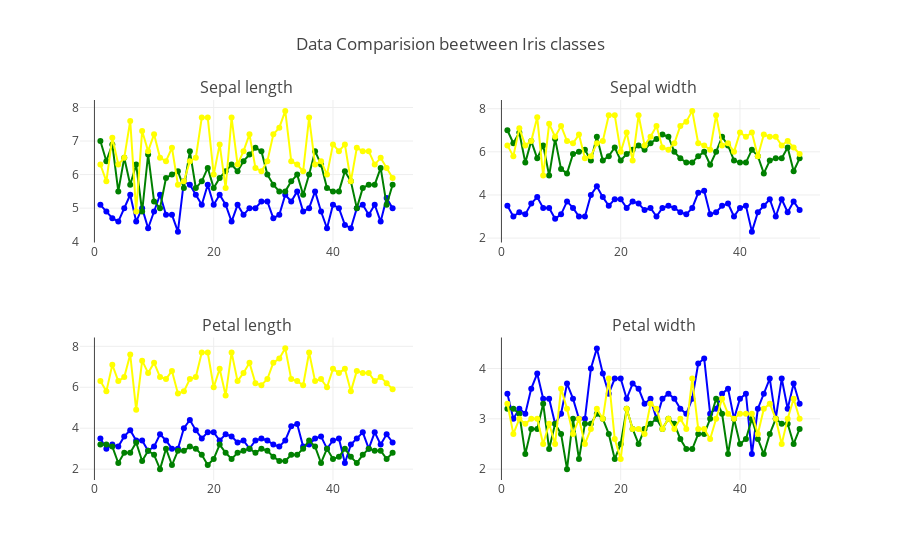

The cell this chart's notebook holds for it:
### Markdown cell above
## Data Visualisation

### Code cell
traces = []
colors = ["blue", "green", "yellow"]
for counter, col in enumerate(columns[:-1]):
    for i, color in zip(range(0, 150, 50), colors):
        traces.append(
            go.Scatter(
                x=np.linspace(1, 50),
                y=dataframe[i:i+50][col],
                legendgroup=dataframe.iloc[i]["Class"],
                name=dataframe.iloc[i]["Class"],
                mode="lines+markers",
                line=dict(
                    color=color
                ),
                showlegend=False
            )
        )

fig = tools.make_subplots(rows=2, cols=2, subplot_titles=columns[:-1])
coords = (
    (1, 1),
    (1, 2),
    (2, 1),
    (2, 2)
)
for cord, i in zip(coords, range(4)):
    for c in range(3):
        fig.append_trace(traces[i + c], cord[0], cord[1])
# dir(fig.layout)
fig['layout'].update(
    title='Data Comparision beetween Iris classes',
)
pyo.iplot(fig, filename='make-subplots-multiple-with-titles')

### Figure 1 — Plotly figure (JSON) as saved in the notebook; plotly's stock layout.template omitted (floating-point values rounded to 4 significant figures)
{"data": [{"legendgroup": "Iris-setosa", "line": {"color": "blue"}, "mode": "lines+markers", "name": "Iris-setosa", "showlegend": false, "type": "scatter", "uid": "7c136618-f98c-4602-8e0d-84b39b909f71", "x": [1, 2, 3, 4, 5, 6, 7, 8, 9, 10, 11, 12, 13, 14, 15, 16, 17, 18, 19, 20, 21, 22, 23, 24, 25, 26, 27, 28, 29, 30, 31, 32, 33, 34, 35, 36, 37, 38, 39, 40, 41, 42, 43, 44, 45, 46, 47, 48, 49, 50], "xaxis": "x", "y": [5.1, 4.9, 4.7, 4.6, 5, 5.4, 4.6, 5, 4.4, 4.9, 5.4, 4.8, 4.8, 4.3, 5.8, 5.7, 5.4, 5.1, 5.7, 5.1, 5.4, 5.1, 4.6, 5.1, 4.8, 5, 5, 5.2, 5.2, 4.7, 4.8, 5.4, 5.2, 5.5, 4.9, 5, 5.5, 4.9, 4.4, 5.1, 5, 4.5, 4.4, 5, 5.1, 4.8, 5.1, 4.6, 5.3, 5], "yaxis": "y"}, {"legendgroup": "Iris-versicolor", "line": {"color": "green"}, "mode": "lines+markers", "name": "Iris-versicolor", "showlegend": false, "type": "scatter", "uid": "99b386e2-9c5e-4243-a24f-88e592ec25a0", "x": [1, 2, 3, 4, 5, 6, 7, 8, 9, 10, 11, 12, 13, 14, 15, 16, 17, 18, 19, 20, 21, 22, 23, 24, 25, 26, 27, 28, 29, 30, 31, 32, 33, 34, 35, 36, 37, 38, 39, 40, 41, 42, 43, 44, 45, 46, 47, 48, 49, 50], "xaxis": "x", "y": [7, 6.4, 6.9, 5.5, 6.5, 5.7, 6.3, 4.9, 6.6, 5.2, 5, 5.9, 6, 6.1, 5.6, 6.7, 5.6, 5.8, 6.2, 5.6, 5.9, 6.1, 6.3, 6.1, 6.4, 6.6, 6.8, 6.7, 6, 5.7, 5.5, 5.5, 5.8, 6, 5.4, 6, 6.7, 6.3, 5.6, 5.5, 5.5, 6.1, 5.8, 5, 5.6, 5.7, 5.7, 6.2, 5.1, 5.7], "yaxis": "y"}, {"legendgroup": "Iris-virginica", "line": {"color": "yellow"}, "mode": "lines+markers", "name": "Iris-virginica", "showlegend": false, "type": "scatter", "uid": "00b6408e-6dff-4b11-859c-c3ef64c8a908", "x": [1, 2, 3, 4, 5, 6, 7, 8, 9, 10, 11, 12, 13, 14, 15, 16, 17, 18, 19, 20, 21, 22, 23, 24, 25, 26, 27, 28, 29, 30, 31, 32, 33, 34, 35, 36, 37, 38, 39, 40, 41, 42, 43, 44, 45, 46, 47, 48, 49, 50], "xaxis": "x", "y": [6.3, 5.8, 7.1, 6.3, 6.5, 7.6, 4.9, 7.3, 6.7, 7.2, 6.5, 6.4, 6.8, 5.7, 5.8, 6.4, 6.5, 7.7, 7.7, 6, 6.9, 5.6, 7.7, 6.3, 6.7, 7.2, 6.2, 6.1, 6.4, 7.2, 7.4, 7.9, 6.4, 6.3, 6.1, 7.7, 6.3, 6.4, 6, 6.9, 6.7, 6.9, 5.8, 6.8, 6.7, 6.7, 6.3, 6.5, 6.2, 5.9], "yaxis": "y"}, {"legendgroup": "Iris-versicolor", "line": {"color": "green"}, "mode": "lines+markers", "name": "Iris-versicolor", "showlegend": false, "type": "scatter", "uid": "5ecdafd9-8753-4993-8bac-a4354ad15e7a", "x": [1, 2, 3, 4, 5, 6, 7, 8, 9, 10, 11, 12, 13, 14, 15, 16, 17, 18, 19, 20, 21, 22, 23, 24, 25, 26, 27, 28, 29, 30, 31, 32, 33, 34, 35, 36, 37, 38, 39, 40, 41, 42, 43, 44, 45, 46, 47, 48, 49, 50], "xaxis": "x2", "y": [7, 6.4, 6.9, 5.5, 6.5, 5.7, 6.3, 4.9, 6.6, 5.2, 5, 5.9, 6, 6.1, 5.6, 6.7, 5.6, 5.8, 6.2, 5.6, 5.9, 6.1, 6.3, 6.1, 6.4, 6.6, 6.8, 6.7, 6, 5.7, 5.5, 5.5, 5.8, 6, 5.4, 6, 6.7, 6.3, 5.6, 5.5, 5.5, 6.1, 5.8, 5, 5.6, 5.7, 5.7, 6.2, 5.1, 5.7], "yaxis": "y2"}, {"legendgroup": "Iris-virginica", "line": {"color": "yellow"}, "mode": "lines+markers", "name": "Iris-virginica", "showlegend": false, "type": "scatter", "uid": "0739dc77-35d1-43cc-914f-fb6108b3a26e", "x": [1, 2, 3, 4, 5, 6, 7, 8, 9, 10, 11, 12, 13, 14, 15, 16, 17, 18, 19, 20, 21, 22, 23, 24, 25, 26, 27, 28, 29, 30, 31, 32, 33, 34, 35, 36, 37, 38, 39, 40, 41, 42, 43, 44, 45, 46, 47, 48, 49, 50], "xaxis": "x2", "y": [6.3, 5.8, 7.1, 6.3, 6.5, 7.6, 4.9, 7.3, 6.7, 7.2, 6.5, 6.4, 6.8, 5.7, 5.8, 6.4, 6.5, 7.7, 7.7, 6, 6.9, 5.6, 7.7, 6.3, 6.7, 7.2, 6.2, 6.1, 6.4, 7.2, 7.4, 7.9, 6.4, 6.3, 6.1, 7.7, 6.3, 6.4, 6, 6.9, 6.7, 6.9, 5.8, 6.8, 6.7, 6.7, 6.3, 6.5, 6.2, 5.9], "yaxis": "y2"}, {"legendgroup": "Iris-setosa", "line": {"color": "blue"}, "mode": "lines+markers", "name": "Iris-setosa", "showlegend": false, "type": "scatter", "uid": "0ec21773-4911-440e-bec6-de4adee01c10", "x": [1, 2, 3, 4, 5, 6, 7, 8, 9, 10, 11, 12, 13, 14, 15, 16, 17, 18, 19, 20, 21, 22, 23, 24, 25, 26, 27, 28, 29, 30, 31, 32, 33, 34, 35, 36, 37, 38, 39, 40, 41, 42, 43, 44, 45, 46, 47, 48, 49, 50], "xaxis": "x2", "y": [3.5, 3, 3.2, 3.1, 3.6, 3.9, 3.4, 3.4, 2.9, 3.1, 3.7, 3.4, 3, 3, 4, 4.4, 3.9, 3.5, 3.8, 3.8, 3.4, 3.7, 3.6, 3.3, 3.4, 3, 3.4, 3.5, 3.4, 3.2, 3.1, 3.4, 4.1, 4.2, 3.1, 3.2, 3.5, 3.6, 3, 3.4, 3.5, 2.3, 3.2, 3.5, 3.8, 3, 3.8, 3.2, 3.7, 3.3], "yaxis": "y2"}, {"legendgroup": "Iris-virginica", "line": {"color": "yellow"}, "mode": "lines+markers", "name": "Iris-virginica", "showlegend": false, "type": "scatter", "uid": "4cf1f375-87c8-43d3-ac1f-59c330276d4c", "x": [1, 2, 3, 4, 5, 6, 7, 8, 9, 10, 11, 12, 13, 14, 15, 16, 17, 18, 19, 20, 21, 22, 23, 24, 25, 26, 27, 28, 29, 30, 31, 32, 33, 34, 35, 36, 37, 38, 39, 40, 41, 42, 43, 44, 45, 46, 47, 48, 49, 50], "xaxis": "x3", "y": [6.3, 5.8, 7.1, 6.3, 6.5, 7.6, 4.9, 7.3, 6.7, 7.2, 6.5, 6.4, 6.8, 5.7, 5.8, 6.4, 6.5, 7.7, 7.7, 6, 6.9, 5.6, 7.7, 6.3, 6.7, 7.2, 6.2, 6.1, 6.4, 7.2, 7.4, 7.9, 6.4, 6.3, 6.1, 7.7, 6.3, 6.4, 6, 6.9, 6.7, 6.9, 5.8, 6.8, 6.7, 6.7, 6.3, 6.5, 6.2, 5.9], "yaxis": "y3"}, {"legendgroup": "Iris-setosa", "line": {"color": "blue"}, "mode": "lines+markers", "name": "Iris-setosa", "showlegend": false, "type": "scatter", "uid": "9408e3eb-70ca-4008-b717-9e435f77921c", "x": [1, 2, 3, 4, 5, 6, 7, 8, 9, 10, 11, 12, 13, 14, 15, 16, 17, 18, 19, 20, 21, 22, 23, 24, 25, 26, 27, 28, 29, 30, 31, 32, 33, 34, 35, 36, 37, 38, 39, 40, 41, 42, 43, 44, 45, 46, 47, 48, 49, 50], "xaxis": "x3", "y": [3.5, 3, 3.2, 3.1, 3.6, 3.9, 3.4, 3.4, 2.9, 3.1, 3.7, 3.4, 3, 3, 4, 4.4, 3.9, 3.5, 3.8, 3.8, 3.4, 3.7, 3.6, 3.3, 3.4, 3, 3.4, 3.5, 3.4, 3.2, 3.1, 3.4, 4.1, 4.2, 3.1, 3.2, 3.5, 3.6, 3, 3.4, 3.5, 2.3, 3.2, 3.5, 3.8, 3, 3.8, 3.2, 3.7, 3.3], "yaxis": "y3"}, {"legendgroup": "Iris-versicolor", "line": {"color": "green"}, "mode": "lines+markers", "name": "Iris-versicolor", "showlegend": false, "type": "scatter", "uid": "e7193e8a-604c-4453-b65d-8d71fdae4bfc", "x": [1, 2, 3, 4, 5, 6, 7, 8, 9, 10, 11, 12, 13, 14, 15, 16, 17, 18, 19, 20, 21, 22, 23, 24, 25, 26, 27, 28, 29, 30, 31, 32, 33, 34, 35, 36, 37, 38, 39, 40, 41, 42, 43, 44, 45, 46, 47, 48, 49, 50], "xaxis": "x3", "y": [3.2, 3.2, 3.1, 2.3, 2.8, 2.8, 3.3, 2.4, 2.9, 2.7, 2, 3, 2.2, 2.9, 2.9, 3.1, 3, 2.7, 2.2, 2.5, 3.2, 2.8, 2.5, 2.8, 2.9, 3, 2.8, 3, 2.9, 2.6, 2.4, 2.4, 2.7, 2.7, 3, 3.4, 3.1, 2.3, 3, 2.5, 2.6, 3, 2.6, 2.3, 2.7, 3, 2.9, 2.9, 2.5, 2.8], "yaxis": "y3"}, {"legendgroup": "Iris-setosa", "line": {"color": "blue"}, "mode": "lines+markers", "name": "Iris-setosa", "showlegend": false, "type": "scatter", "uid": "59678dab-4a91-4d5d-921f-06806750efc3", "x": [1, 2, 3, 4, 5, 6, 7, 8, 9, 10, 11, 12, 13, 14, 15, 16, 17, 18, 19, 20, 21, 22, 23, 24, 25, 26, 27, 28, 29, 30, 31, 32, 33, 34, 35, 36, 37, 38, 39, 40, 41, 42, 43, 44, 45, 46, 47, 48, 49, 50], "xaxis": "x4", "y": [3.5, 3, 3.2, 3.1, 3.6, 3.9, 3.4, 3.4, 2.9, 3.1, 3.7, 3.4, 3, 3, 4, 4.4, 3.9, 3.5, 3.8, 3.8, 3.4, 3.7, 3.6, 3.3, 3.4, 3, 3.4, 3.5, 3.4, 3.2, 3.1, 3.4, 4.1, 4.2, 3.1, 3.2, 3.5, 3.6, 3, 3.4, 3.5, 2.3, 3.2, 3.5, 3.8, 3, 3.8, 3.2, 3.7, 3.3], "yaxis": "y4"}, {"legendgroup": "Iris-versicolor", "line": {"color": "green"}, "mode": "lines+markers", "name": "Iris-versicolor", "showlegend": false, "type": "scatter", "uid": "e0bf86c5-f5c1-4203-b457-222d6c9464d9", "x": [1, 2, 3, 4, 5, 6, 7, 8, 9, 10, 11, 12, 13, 14, 15, 16, 17, 18, 19, 20, 21, 22, 23, 24, 25, 26, 27, 28, 29, 30, 31, 32, 33, 34, 35, 36, 37, 38, 39, 40, 41, 42, 43, 44, 45, 46, 47, 48, 49, 50], "xaxis": "x4", "y": [3.2, 3.2, 3.1, 2.3, 2.8, 2.8, 3.3, 2.4, 2.9, 2.7, 2, 3, 2.2, 2.9, 2.9, 3.1, 3, 2.7, 2.2, 2.5, 3.2, 2.8, 2.5, 2.8, 2.9, 3, 2.8, 3, 2.9, 2.6, 2.4, 2.4, 2.7, 2.7, 3, 3.4, 3.1, 2.3, 3, 2.5, 2.6, 3, 2.6, 2.3, 2.7, 3, 2.9, 2.9, 2.5, 2.8], "yaxis": "y4"}, {"legendgroup": "Iris-virginica", "line": {"color": "yellow"}, "mode": "lines+markers", "name": "Iris-virginica", "showlegend": false, "type": "scatter", "uid": "d4ffc98e-4c7d-4174-b0c3-7a20f1ded4f5", "x": [1, 2, 3, 4, 5, 6, 7, 8, 9, 10, 11, 12, 13, 14, 15, 16, 17, 18, 19, 20, 21, 22, 23, 24, 25, 26, 27, 28, 29, 30, 31, 32, 33, 34, 35, 36, 37, 38, 39, 40, 41, 42, 43, 44, 45, 46, 47, 48, 49, 50], "xaxis": "x4", "y": [3.3, 2.7, 3, 2.9, 3, 3, 2.5, 2.9, 2.5, 3.6, 3.2, 2.7, 3, 2.5, 2.8, 3.2, 3, 3.8, 2.6, 2.2, 3.2, 2.8, 2.8, 2.7, 3.3, 3.2, 2.8, 3, 2.8, 3, 2.8, 3.8, 2.8, 2.8, 2.6, 3, 3.4, 3.1, 3, 3.1, 3.1, 3.1, 2.7, 3.2, 3.3, 3, 2.5, 3, 3.4, 3], "yaxis": "y4"}], "layout": {"annotations": [{"font": {"size": 16}, "showarrow": false, "text": "Sepal length", "x": 0.225, "xanchor": "center", "xref": "paper", "y": 1, "yanchor": "bottom", "yref": "paper"}, {"font": {"size": 16}, "showarrow": false, "text": "Sepal width", "x": 0.775, "xanchor": "center", "xref": "paper", "y": 1, "yanchor": "bottom", "yref": "paper"}, {"font": {"size": 16}, "showarrow": false, "text": "Petal length", "x": 0.225, "xanchor": "center", "xref": "paper", "y": 0.375, "yanchor": "bottom", "yref": "paper"}, {"font": {"size": 16}, "showarrow": false, "text": "Petal width", "x": 0.775, "xanchor": "center", "xref": "paper", "y": 0.375, "yanchor": "bottom", "yref": "paper"}], "title": {"text": "Data Comparision beetween Iris classes"}, "xaxis": {"anchor": "y", "domain": [0, 0.45]}, "xaxis2": {"anchor": "y2", "domain": [0.55, 1]}, "xaxis3": {"anchor": "y3", "domain": [0, 0.45]}, "xaxis4": {"anchor": "y4", "domain": [0.55, 1]}, "yaxis": {"anchor": "x", "domain": [0.625, 1]}, "yaxis2": {"anchor": "x2", "domain": [0.625, 1]}, "yaxis3": {"anchor": "x3", "domain": [0, 0.375]}, "yaxis4": {"anchor": "x4", "domain": [0, 0.375]}}}
